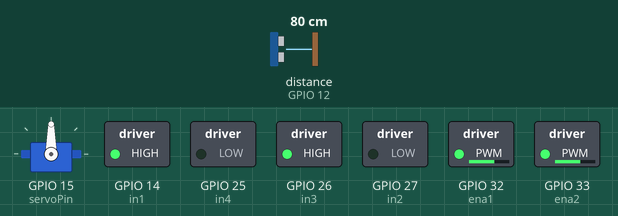
This sketch was run on a simulated ESP32. Shown: servo, switched loads named in the sketch (green lamp = pin HIGH). Wiring (inferred from the names in the program): ultrasonic range finder: trigger GPIO 13; echo GPIO 12. The inputs (shaded band) are chosen by the test bench; at power-on: distance to the obstacle (sensor on GPIO 12) 80 cm. The echo pulse lasts 58.3 µs per cm; pins used as bus, display or sensor lines are not drawn.

Above: at 1.8 s.
1.9 s: distance to the obstacle (sensor on GPIO 12) set to 23 cm
3.4 s: distance to the obstacle (sensor on GPIO 12) set to 18 cm
At 5.9 s:
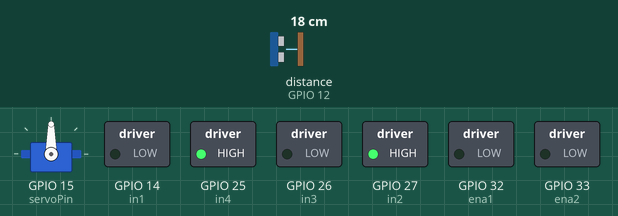
6.5 s: distance to the obstacle (sensor on GPIO 12) set to 35 cm
At 7.9 s:
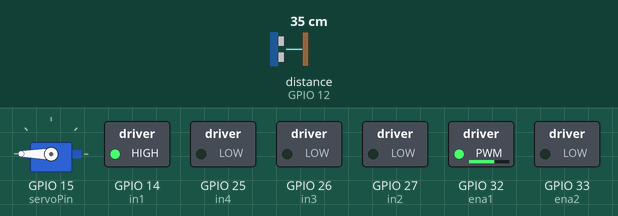
9.6 s: distance to the obstacle (sensor on GPIO 12) set to 2 cm
At 10.28 s:
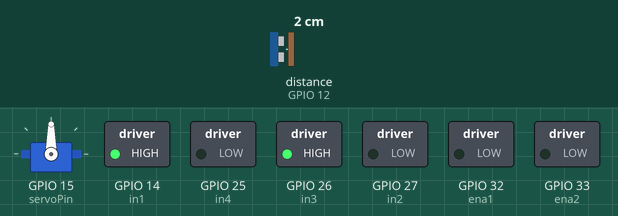
12.7 s: distance to the obstacle (sensor on GPIO 12) set to 60 cm
At 14.9 s:
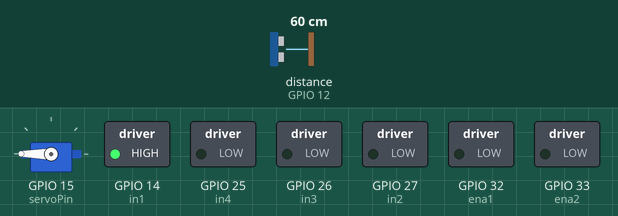
Timing chart, 0 to 16.8 s (numbered marks = the images above; inputs shaded):
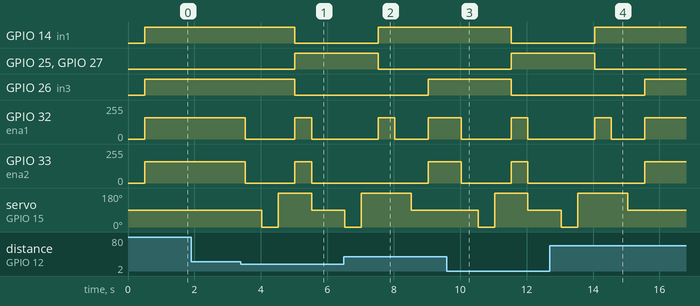

Measured:
- the behaviour switches between 21 and 20 cm on distance to the obstacle (sensor on GPIO 12) (found by bisection; images 0 and 1)
- after the input at 1.9 s, every drawn part: stays the same
- after the input at 3.4 s, GPIO 14 (in1), GPIO 26 (in3): HIGH → LOW after 1.6 s; GPIO 25 (in4), GPIO 27 (in2): LOW → HIGH after 1.6 s; GPIO 32 (ena1), GPIO 33 (ena2): 160/255 → 0/255 after 0.12 s, → 160/255 1.5 s later, → 0/255 0.50 s later; servo on GPIO 15 (servoPin): 90° → 0° after 0.62 s, → 180° 0.50 s later, → 90° 1.0 s later
- after the input at 6.5 s, GPIO 14 (in1): LOW → HIGH after 1.0 s; GPIO 25 (in4), GPIO 27 (in2): HIGH → LOW after 1.0 s; GPIO 26 (in3): LOW → HIGH after 2.5 s
- after the input at 9.6 s, GPIO 14 (in1), GPIO 26 (in3): HIGH → LOW after 1.9 s; GPIO 25 (in4), GPIO 27 (in2): LOW → HIGH after 1.9 s; GPIO 32 (ena1), GPIO 33 (ena2): 160/255 → 0/255 after 0.44 s, → 160/255 1.5 s later, → 0/255 0.50 s later; servo on GPIO 15 (servoPin): 90° → 0° after 0.94 s, → 180° 0.50 s later, → 90° 1.0 s later
- after the input at 12.7 s, GPIO 14 (in1): LOW → HIGH after 1.3 s; GPIO 25 (in4), GPIO 27 (in2): HIGH → LOW after 1.3 s; GPIO 26 (in3): LOW → HIGH after 2.9 s

The sketch:

Speed_control.ino
```cpp
#include <ESP32Servo.h>

// Motor pins
int in1 = 14;
int in2 = 27;
int in3 = 26;
int in4 = 25;

// ENA pins (for speed control)
int ena1 = 32;  // Enable pin for Motor 1
int ena2 = 33;  // Enable pin for Motor 2

// Ultrasonic sensor pins
int trigPin = 13;
int echoPin = 12;

// Servo motor pin
int servoPin = 15;

long duration;
int distance, distanceFront, distanceLeft, distanceRight;
Servo myservo;

// Motor speed (0-255)
int speed = 160;  // Adjust this value to control the speed

void setup() {
  // Initialize motor control pins
  pinMode(in1, OUTPUT);
  pinMode(in2, OUTPUT);
  pinMode(in3, OUTPUT);
  pinMode(in4, OUTPUT);

  // Initialize ENA pins
  pinMode(ena1, OUTPUT);
  pinMode(ena2, OUTPUT);

  // Initialize other components
  pinMode(trigPin, OUTPUT);
  pinMode(echoPin, INPUT);

  myservo.attach(servoPin);  // Attach the servo to the defined pin

  Serial.begin(115200);  // Serial communication for debugging
}

void loop() {
  distanceFront = getDistance(90);  // Check the front distance

  if (distanceFront < 20) {  // If obstacle is closer than 20 cm
    robotStop();        // Stop the robot
    delay(500);
    checkSurroundings();  // Check left and right surroundings

    // Decide the direction based on the distances
    if (distanceLeft > distanceRight && distanceLeft > 20) {
      robotLeft();  // Move left if left side is clear
    } else if (distanceRight > 20) {
      robotRight();  // Move right if right side is clear
    } else {
      robotBack();  // Move backward if neither side is clear
    }

    delay(500);
    robotStop();        // Stop after turning
  } else {
    robotFront();       // Continue moving forward
  }
}

// Function to measure distance from the ultrasonic sensor at a given angle
int getDistance(int angle) {
  myservo.write(angle);  // Rotate servo to the specified angle
  delay(500);  // Give time for the servo to reach the position

  // Send a pulse from the trig pin
  digitalWrite(trigPin, LOW);
  delayMicroseconds(2);

  digitalWrite(trigPin, HIGH);
  delayMicroseconds(10);
  digitalWrite(trigPin, LOW);

  // Measure the time of the echo pulse
  duration = pulseIn(echoPin, HIGH);

  // Calculate distance in centimeters
  distance = duration * 0.034 / 2;

  return distance;
}

// Function to check surroundings by rotating the servo
void checkSurroundings() {
  distanceLeft = getDistance(0);  // Check left side distance
  distanceRight = getDistance(180);  // Check right side distance
}

// Move robot forward
void robotFront() {
  digitalWrite(in1, HIGH);  // Set direction forward for Motor 1
  digitalWrite(in2, LOW);
  digitalWrite(in3, HIGH);  // Set direction forward for Motor 2
  digitalWrite(in4, LOW);

  analogWrite(ena1, speed);  // Set speed for Motor 1
  analogWrite(ena2, speed);  // Set speed for Motor 2
}

// Move robot backward
void robotBack() {
  digitalWrite(in1, LOW);  // Set direction backward for Motor 1
  digitalWrite(in2, HIGH);
  digitalWrite(in3, LOW);  // Set direction backward for Motor 2
  digitalWrite(in4, HIGH);

  analogWrite(ena1, speed);  // Set speed for Motor 1
  analogWrite(ena2, speed);  // Set speed for Motor 2
}

// Turn robot left
void robotLeft() {
  digitalWrite(in1, LOW);  // Stop Motor 1
  digitalWrite(in2, LOW);
  digitalWrite(in3, HIGH);  // Run Motor 2 forward
  digitalWrite(in4, LOW);

  analogWrite(ena1, 0);  // Stop Motor 1
  analogWrite(ena2, speed);  // Set speed for Motor 2
  delay(500);  // Turn for a certain time
  robotStop();
}

// Turn robot right
void robotRight() {
  digitalWrite(in1, HIGH);  // Run Motor 1 forward
  digitalWrite(in2, LOW);
  digitalWrite(in3, LOW);  // Stop Motor 2
  digitalWrite(in4, LOW);

  analogWrite(ena1, speed);  // Set speed for Motor 1
  analogWrite(ena2, 0);  // Stop Motor 2
  delay(500);  // Turn for a certain time
  robotStop();
}

// Stop the robot
void robotStop() {
  analogWrite(ena1, 0);  // Stop Motor 1
  analogWrite(ena2, 0);  // Stop Motor 2
}
```
